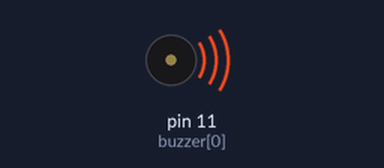
A sketch run on a simulated Arduino Uno, built with avr-gcc and run on an emulated ATmega328P. Parts: buzzer (waves = sounding).

Above: at 0.1 s.
At 54.9 s:
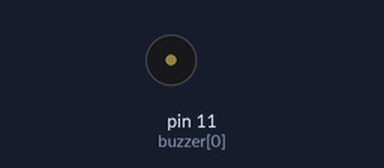
Timing chart, 0 to 56.4 s (numbered marks = the images above):
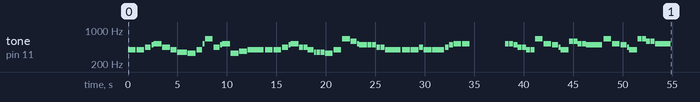

The sketch:

Song.ino
```cpp
#define C4 262
#define CS4 277
#define D4 294
#define DS4 311
#define E4 330
#define F4 349
#define FS4 370
#define G4 392
#define GS4 415
#define A4 440
#define AS4 466
#define B4 494
#define C5 523
#define CS5 554
#define D5 587
#define DS5 622
#define E5 659
#define F5 698
#define FS5 740
#define G5 784
#define GS5 831
#define A5 880
#define AS5 932
#define B5 988
#define NONE 0

int tempo = 76;

int buzzer[] = {11, 10, 9, 8};

int melody[] = {
    G4, 4, G4, 4, A4, 3, B4, 1, C5, 4,
    A4, 4, G4, 3, F4, 1, F4, 4, E4, 4,
    G4, 3, C5, 1, E5, 4, A4, 3, B4, 1, C5, 4,
    E4, 4, FS4, 4, G4, 8,

    G4, 4, G4, 4, A4, 3, B4, 1, C5, 4,
    A4, 2, A4, 2, G4, 3, F4, 1, F4, 2, F4, 2, E4, 4,
    G4, 4, E5, 4, D5, 3, C5, 1, B4, 4,
    B4, 2, B4, 2, A4, 2, A4, 2, G4, 8,

    G4, 4, G4, 4, A4, 2, G4, 2, G4, 2, G4, 2,
    G4, 4, A4, 2, B4, 2, C5, 4, C5, 4,
    NONE, 16,
    C5, 2, C5, 2, B4, 2, A4, 2, A4, 2, G4, 2, G4, 2,

    E5, 4, C5, 4, B4, 3, A4, 1, G4, 4,
    D5, 2, D5, 2, C5, 2, C5, 2, B4, 8,
    E5, 4, C5, 4, B4, 3, A4, 1, G4, 4,
    E5, 2, E5, 2, D5, 2, D5, 2, C5, 8,
    };

void setup()
{
  int size = sizeof(melody) / sizeof(int);
  for (int thisNote = 0; thisNote < size - 1; thisNote = thisNote + 2)
  {
    int noteDuration = 15000 / tempo * melody[thisNote + 1];
    tone(buzzer[0], melody[thisNote], noteDuration);
    int pauseBetweenNotes = noteDuration * 1.1;
    delay(pauseBetweenNotes);
    noTone(buzzer[0]);
  }
}

void loop()
{
  // no need to repeat the melody.
}
```

SongPro.ino
```cpp

```
